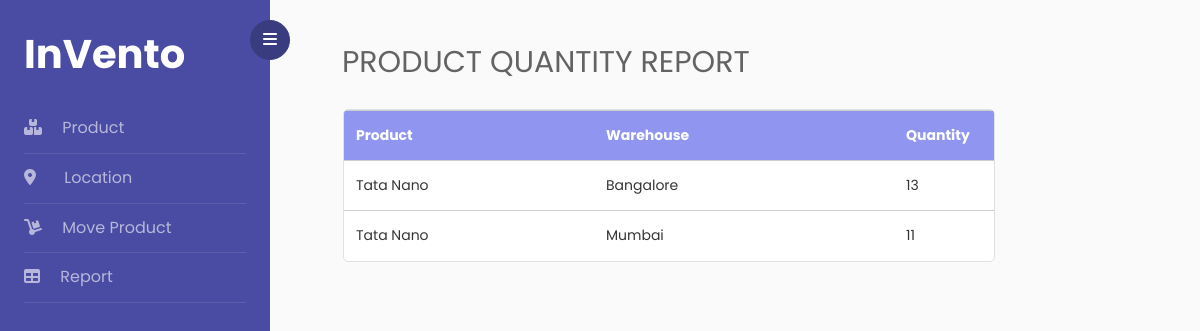
The page /report on the database as committed earlier.
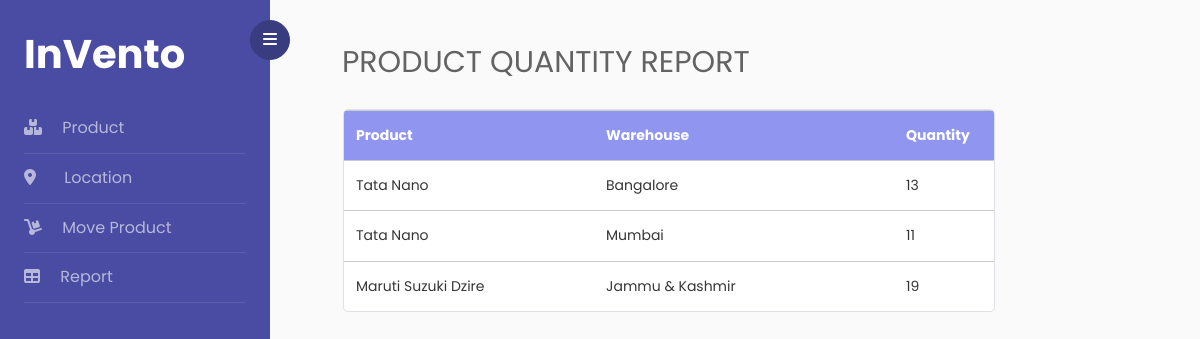
The same page on the database as committed later.
### inventory/models.py (models this page shows, shortened)
class Product(db.Model):
    product_id = db.Column(db.Integer, primary_key=True)
    product_name = db.Column(db.String(20), unique=True, nullable=False)

class ProductMovement(db.Model):
    movement_id = db.Column(db.Integer, primary_key=True)
    timestamp = db.Column(db.DateTime, nullable=False, default=datetime.now)
    from_location = db.Column(db.String(20), db.ForeignKey('location.location_id'))
    to_location = db.Column(db.String(20), db.ForeignKey('location.location_id'))
    product_id = db.Column(db.Integer, db.ForeignKey('product.product_id'), nullable=False)
    qty = db.Column(db.Integer, nullable=False)

### inventory/main/routes.py (the view)
@main.route("/report")
def report():
    product_movements = db.session.query(ProductMovement.to_location, ProductMovement.product_id).filter(ProductMovement.from_location=="").distinct(ProductMovement.to_location).all()
    product = Product.query
    qty = ProductMovement.query
    return render_template('report.html', title='Report', product_movements=product_movements, qty=qty, product=product)

### inventory/templates/report.html (shortened to what this page needs)
{% extends "layout.html" %}
{% block content %}
  <div class="container px-5 py-3">
    <div>
      <h2 class="mb-4 phead">PRODUCT QUANTITY REPORT</h2>
    </div>
    <div class="row">
      <div class="ml-3">
        <table class="table table-hover table-responsive table-bordered">
          <thead class="thead-light">
            <tr>
              <th>Product</th>
              <th>Warehouse</th>
              <th>Quantity</th>
            </tr>
          </thead>
          <tbody>
            {% if not product_movements %}
              <tr>
                <td colspan="3">All Warehouse's are empty. Add products in warhouse to see the report.</td>
              </tr>
            {% else %}
              {% for product_movement in product_movements %}
                <tr class="report">
                  <td>{{ product.get(product_movement.product_id).product_name }}</td>
                  <td>{{ product_movement.to_location }}</td>
                  <td>{{ qty.filter_by(to_location=product_movement.to_location, from_location="", product_id=product_movement.product_id).first().qty }}</td>
                </tr>
              {% endfor %}
            {% endif %}
          </tbody>
        </table>
      </div>
    </div>
  </div>
{% endblock content %}

Rows that differ between the two databases and show on the page:
added ProductMovement: to_location "Jammu & Kashmir", filter_by "19"
added Product: get "Maruti Suzuki Dzire"
